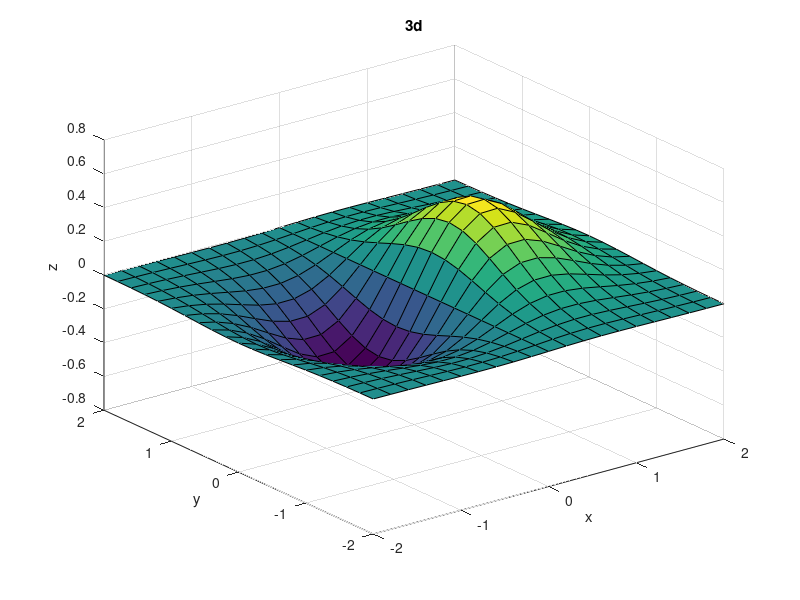

Write MATLAB code to recreate this figure.
% first create a set of (x,y) points over the domain of the function using meshgrid.
close all
[X,Y] = meshgrid(-2:.2:2);
Z = X .* exp(-X.^2 - Y.^2);
% Then, create a surface plot.
surf(X,Y,Z)
xlabel('x');
ylabel('y');
zlabel('z');
title('3d');
